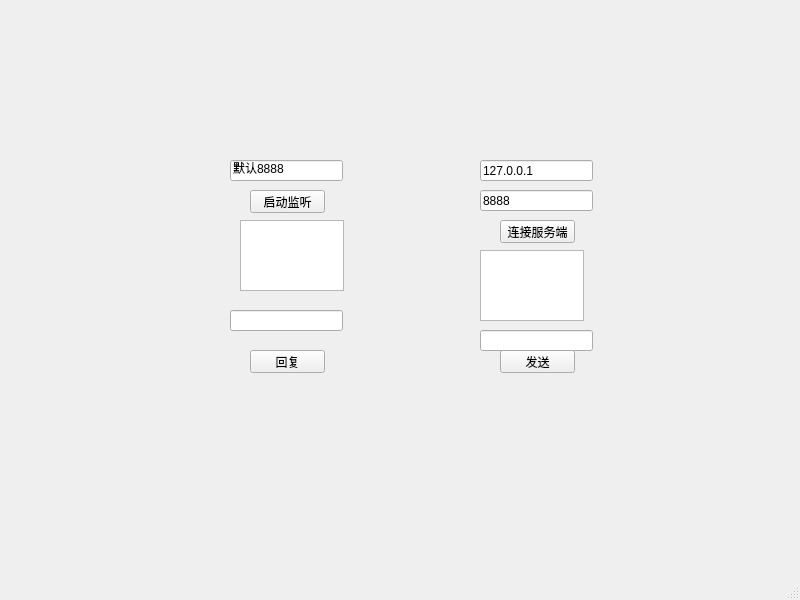
<?xml version="1.0" encoding="UTF-8"?>
<ui version="4.0">
 <class>MainWindow</class>
 <widget class="QMainWindow" name="MainWindow">
  <property name="geometry">
   <rect>
    <x>0</x>
    <y>0</y>
    <width>800</width>
    <height>600</height>
   </rect>
  </property>
  <property name="windowTitle">
   <string>MainWindow</string>
  </property>
  <widget class="QWidget" name="centralwidget">
   <widget class="QPushButton" name="startListenButton">
    <property name="geometry">
     <rect>
      <x>250</x>
      <y>190</y>
      <width>75</width>
      <height>23</height>
     </rect>
    </property>
    <property name="text">
     <string>启动监听</string>
    </property>
   </widget>
   <widget class="QLineEdit" name="portLineEdit">
    <property name="geometry">
     <rect>
      <x>230</x>
      <y>160</y>
      <width>113</width>
      <height>21</height>
     </rect>
    </property>
    <property name="text">
     <string>默认8888</string>
    </property>
   </widget>
   <widget class="QTextEdit" name="serverLogTextEdit">
    <property name="geometry">
     <rect>
      <x>240</x>
      <y>220</y>
      <width>104</width>
      <height>71</height>
     </rect>
    </property>
    <property name="readOnly">
     <bool>true</bool>
    </property>
    <property name="html">
     <string>&lt;!DOCTYPE HTML PUBLIC &quot;-//W3C//DTD HTML 4.0//EN&quot; &quot;http://www.w3.org/TR/REC-html40/strict.dtd&quot;&gt;
&lt;html&gt;&lt;head&gt;&lt;meta name=&quot;qrichtext&quot; content=&quot;1&quot; /&gt;&lt;meta charset=&quot;utf-8&quot; /&gt;&lt;style type=&quot;text/css&quot;&gt;
p, li { white-space: pre-wrap; }
hr { height: 1px; border-width: 0; }
li.unchecked::marker { content: &quot;\2610&quot;; }
li.checked::marker { content: &quot;\2612&quot;; }
&lt;/style&gt;&lt;/head&gt;&lt;body style=&quot; font-family:'Microsoft YaHei UI'; font-size:9pt; font-weight:400; font-style:normal;&quot;&gt;
&lt;p style=&quot;-qt-paragraph-type:empty; margin-top:0px; margin-bottom:0px; margin-left:0px; margin-right:0px; -qt-block-indent:0; text-indent:0px;&quot;&gt;&lt;br /&gt;&lt;/p&gt;&lt;/body&gt;&lt;/html&gt;</string>
    </property>
   </widget>
   <widget class="QLineEdit" name="serverIpLineEdit">
    <property name="geometry">
     <rect>
      <x>480</x>
      <y>160</y>
      <width>113</width>
      <height>21</height>
     </rect>
    </property>
    <property name="text">
     <string>127.0.0.1</string>
    </property>
   </widget>
   <widget class="QLineEdit" name="ServerPortLineEdit">
    <property name="geometry">
     <rect>
      <x>480</x>
      <y>190</y>
      <width>113</width>
      <height>21</height>
     </rect>
    </property>
    <property name="text">
     <string>8888</string>
    </property>
   </widget>
   <widget class="QPushButton" name="connectButton">
    <property name="geometry">
     <rect>
      <x>500</x>
      <y>220</y>
      <width>75</width>
      <height>23</height>
     </rect>
    </property>
    <property name="text">
     <string>连接服务端</string>
    </property>
   </widget>
   <widget class="QTextEdit" name="clientLogTextEdit">
    <property name="geometry">
     <rect>
      <x>480</x>
      <y>250</y>
      <width>104</width>
      <height>71</height>
     </rect>
    </property>
    <property name="readOnly">
     <bool>true</bool>
    </property>
    <property name="html">
     <string>&lt;!DOCTYPE HTML PUBLIC &quot;-//W3C//DTD HTML 4.0//EN&quot; &quot;http://www.w3.org/TR/REC-html40/strict.dtd&quot;&gt;
&lt;html&gt;&lt;head&gt;&lt;meta name=&quot;qrichtext&quot; content=&quot;1&quot; /&gt;&lt;meta charset=&quot;utf-8&quot; /&gt;&lt;style type=&quot;text/css&quot;&gt;
p, li { white-space: pre-wrap; }
hr { height: 1px; border-width: 0; }
li.unchecked::marker { content: &quot;\2610&quot;; }
li.checked::marker { content: &quot;\2612&quot;; }
&lt;/style&gt;&lt;/head&gt;&lt;body style=&quot; font-family:'Microsoft YaHei UI'; font-size:9pt; font-weight:400; font-style:normal;&quot;&gt;
&lt;p style=&quot;-qt-paragraph-type:empty; margin-top:0px; margin-bottom:0px; margin-left:0px; margin-right:0px; -qt-block-indent:0; text-indent:0px;&quot;&gt;&lt;br /&gt;&lt;/p&gt;&lt;/body&gt;&lt;/html&gt;</string>
    </property>
   </widget>
   <widget class="QLineEdit" name="messageLineEdit">
    <property name="geometry">
     <rect>
      <x>480</x>
      <y>330</y>
      <width>113</width>
      <height>21</height>
     </rect>
    </property>
   </widget>
   <widget class="QPushButton" name="sendButton">
    <property name="geometry">
     <rect>
      <x>500</x>
      <y>350</y>
      <width>75</width>
      <height>23</height>
     </rect>
    </property>
    <property name="text">
     <string>发送</string>
    </property>
   </widget>
   <widget class="QPushButton" name="replyButton">
    <property name="geometry">
     <rect>
      <x>250</x>
      <y>350</y>
      <width>75</width>
      <height>23</height>
     </rect>
    </property>
    <property name="text">
     <string>回复</string>
    </property>
   </widget>
   <widget class="QLineEdit" name="replyLineEdit">
    <property name="geometry">
     <rect>
      <x>230</x>
      <y>310</y>
      <width>113</width>
      <height>21</height>
     </rect>
    </property>
   </widget>
  </widget>
  <widget class="QMenuBar" name="menubar">
   <property name="geometry">
    <rect>
     <x>0</x>
     <y>0</y>
     <width>800</width>
     <height>21</height>
    </rect>
   </property>
  </widget>
  <widget class="QStatusBar" name="statusbar"/>
 </widget>
 <resources/>
 <connections/>
</ui>
